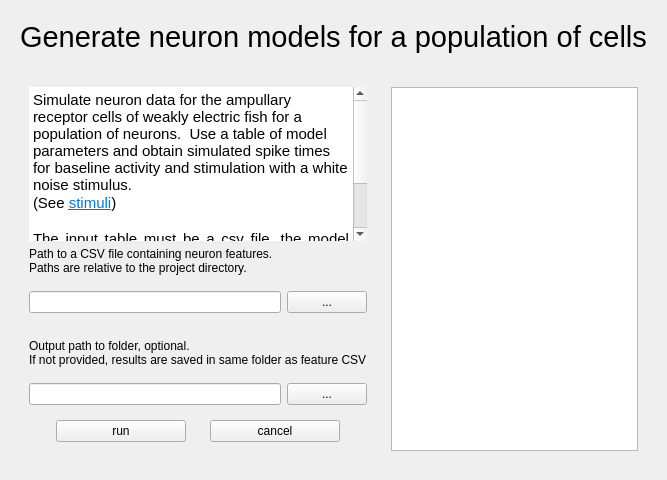
<?xml version="1.0" encoding="UTF-8"?>
<ui version="4.0">
 <class>PopulationGenerator</class>
 <widget class="QWidget" name="PopulationGenerator">
  <property name="geometry">
   <rect>
    <x>0</x>
    <y>0</y>
    <width>640</width>
    <height>480</height>
   </rect>
  </property>
  <property name="windowTitle">
   <string>Form</string>
  </property>
  <layout class="QVBoxLayout" name="verticalLayout">
   <item>
    <widget class="QWidget" name="tc_header" native="true">
     <layout class="QHBoxLayout" name="horizontalLayout_4">
      <item>
       <widget class="QLabel" name="tc_title">
        <property name="font">
         <font>
          <family>Ubuntu</family>
          <pointsize>22</pointsize>
         </font>
        </property>
        <property name="text">
         <string>Generate neuron models for a population of cells</string>
        </property>
        <property name="role" stdset="0">
         <string>title</string>
        </property>
       </widget>
      </item>
     </layout>
    </widget>
   </item>
   <item>
    <widget class="QWidget" name="tc_content" native="true">
     <layout class="QHBoxLayout" name="horizontalLayout_8">
      <item>
       <widget class="QWidget" name="tc_left_box" native="true">
        <layout class="QVBoxLayout" name="verticalLayout_27" stretch="0,0,0,0,0,0,0,0,0,1">
         <item>
          <widget class="QTextBrowser" name="tc_info">
           <property name="frameShape">
            <enum>QFrame::Shape::NoFrame</enum>
           </property>
           <property name="html">
            <string>&lt;!DOCTYPE HTML PUBLIC &quot;-//W3C//DTD HTML 4.0//EN&quot; &quot;http://www.w3.org/TR/REC-html40/strict.dtd&quot;&gt;
&lt;html&gt;&lt;head&gt;&lt;meta name=&quot;qrichtext&quot; content=&quot;1&quot; /&gt;&lt;meta charset=&quot;utf-8&quot; /&gt;&lt;style type=&quot;text/css&quot;&gt;
p, li { white-space: pre-wrap; }
hr { height: 1px; border-width: 0; }
li.unchecked::marker { content: &quot;\2610&quot;; }
li.checked::marker { content: &quot;\2612&quot;; }
&lt;/style&gt;&lt;/head&gt;&lt;body style=&quot; font-family:'.AppleSystemUIFont'; font-size:13pt; font-weight:400; font-style:normal;&quot;&gt;
&lt;p style=&quot; margin-top:0px; margin-bottom:0px; margin-left:0px; margin-right:0px; -qt-block-indent:0; text-indent:0px;&quot;&gt;&lt;span style=&quot; font-family:'Ubuntu'; font-size:11pt;&quot;&gt;Simulate neuron data for the ampullary receptor cells of weakly electric fish for a population of neurons.  Use a table of model parameters and obtain simulated spike times for baseline activity and stimulation with a white noise stimulus.&lt;/span&gt;&lt;/p&gt;
&lt;p style=&quot; margin-top:0px; margin-bottom:0px; margin-left:0px; margin-right:0px; -qt-block-indent:0; text-indent:0px;&quot;&gt;&lt;span style=&quot; font-family:'Ubuntu'; font-size:11pt;&quot;&gt;(See &lt;/span&gt;&lt;a href=&quot;../../stimuli&quot;&gt;&lt;span style=&quot; font-family:'Ubuntu'; font-size:11pt; text-decoration: underline; color:#007acc;&quot;&gt;stimuli&lt;/span&gt;&lt;/a&gt;&lt;span style=&quot; font-family:'Ubuntu'; font-size:11pt;&quot;&gt;)&lt;/span&gt;&lt;/p&gt;
&lt;p align=&quot;justify&quot; style=&quot;-qt-paragraph-type:empty; margin-top:0px; margin-bottom:0px; margin-left:0px; margin-right:0px; -qt-block-indent:0; text-indent:0px; font-family:'Ubuntu'; font-size:11pt;&quot;&gt;&lt;br /&gt;&lt;/p&gt;
&lt;p align=&quot;justify&quot; style=&quot; margin-top:0px; margin-bottom:0px; margin-left:0px; margin-right:0px; -qt-block-indent:0; text-indent:0px;&quot;&gt;&lt;span style=&quot; font-family:'Ubuntu'; font-size:11pt;&quot;&gt;The input table must be a csv file, the model parameter in the same order as in the single simulation version. For example see&lt;/span&gt;&lt;/p&gt;
&lt;p align=&quot;justify&quot; style=&quot; margin-top:0px; margin-bottom:0px; margin-left:0px; margin-right:0px; -qt-block-indent:0; text-indent:0px;&quot;&gt;&lt;a href=&quot;../../examples/example_features.csv&quot;&gt;&lt;span style=&quot; font-family:'Ubuntu'; font-size:11pt; text-decoration: underline; color:#007acc;&quot;&gt;example_features.csv&lt;/span&gt;&lt;/a&gt;&lt;/p&gt;
&lt;p align=&quot;justify&quot; style=&quot;-qt-paragraph-type:empty; margin-top:0px; margin-bottom:0px; margin-left:0px; margin-right:0px; -qt-block-indent:0; text-indent:0px; font-family:'Ubuntu'; font-size:11pt;&quot;&gt;&lt;br /&gt;&lt;/p&gt;&lt;/body&gt;&lt;/html&gt;</string>
           </property>
          </widget>
         </item>
         <item>
          <widget class="QLabel" name="tc_input_label">
           <property name="text">
            <string>Path to a CSV file containing neuron features.
Paths are relative to the project directory.</string>
           </property>
          </widget>
         </item>
         <item>
          <spacer name="verticalSpacer_10">
           <property name="orientation">
            <enum>Qt::Orientation::Vertical</enum>
           </property>
           <property name="sizeType">
            <enum>QSizePolicy::Policy::Fixed</enum>
           </property>
           <property name="sizeHint" stdset="0">
            <size>
             <width>20</width>
             <height>10</height>
            </size>
           </property>
          </spacer>
         </item>
         <item>
          <layout class="QHBoxLayout" name="horizontalLayout">
           <item>
            <widget class="QLineEdit" name="input_path"/>
           </item>
           <item>
            <widget class="QPushButton" name="open_input_btn">
             <property name="text">
              <string>...</string>
             </property>
            </widget>
           </item>
          </layout>
         </item>
         <item>
          <spacer name="verticalSpacer_9">
           <property name="orientation">
            <enum>Qt::Orientation::Vertical</enum>
           </property>
           <property name="sizeType">
            <enum>QSizePolicy::Policy::Fixed</enum>
           </property>
           <property name="sizeHint" stdset="0">
            <size>
             <width>20</width>
             <height>20</height>
            </size>
           </property>
          </spacer>
         </item>
         <item>
          <widget class="QLabel" name="tc_output_label">
           <property name="text">
            <string>Output path to folder, optional.
If not provided, results are saved in same folder as feature CSV</string>
           </property>
          </widget>
         </item>
         <item>
          <spacer name="verticalSpacer_8">
           <property name="orientation">
            <enum>Qt::Orientation::Vertical</enum>
           </property>
           <property name="sizeType">
            <enum>QSizePolicy::Policy::Fixed</enum>
           </property>
           <property name="sizeHint" stdset="0">
            <size>
             <width>20</width>
             <height>10</height>
            </size>
           </property>
          </spacer>
         </item>
         <item>
          <layout class="QHBoxLayout" name="horizontalLayout_2">
           <item>
            <widget class="QLineEdit" name="output_path"/>
           </item>
           <item>
            <widget class="QPushButton" name="open_output_btn">
             <property name="text">
              <string>...</string>
             </property>
            </widget>
           </item>
          </layout>
         </item>
         <item>
          <widget class="QWidget" name="tc_control_widget" native="true">
           <layout class="QHBoxLayout" name="horizontalLayout_11">
            <item>
             <widget class="QPushButton" name="btn_run">
              <property name="sizePolicy">
               <sizepolicy hsizetype="Fixed" vsizetype="Fixed">
                <horstretch>0</horstretch>
                <verstretch>0</verstretch>
               </sizepolicy>
              </property>
              <property name="minimumSize">
               <size>
                <width>130</width>
                <height>0</height>
               </size>
              </property>
              <property name="maximumSize">
               <size>
                <width>130</width>
                <height>16777215</height>
               </size>
              </property>
              <property name="text">
               <string>run</string>
              </property>
             </widget>
            </item>
            <item>
             <widget class="QPushButton" name="btn_cancel">
              <property name="sizePolicy">
               <sizepolicy hsizetype="Fixed" vsizetype="Fixed">
                <horstretch>0</horstretch>
                <verstretch>0</verstretch>
               </sizepolicy>
              </property>
              <property name="minimumSize">
               <size>
                <width>130</width>
                <height>0</height>
               </size>
              </property>
              <property name="maximumSize">
               <size>
                <width>130</width>
                <height>16777215</height>
               </size>
              </property>
              <property name="text">
               <string>cancel</string>
              </property>
             </widget>
            </item>
           </layout>
          </widget>
         </item>
         <item>
          <spacer name="tc_verticalSpacer_1">
           <property name="orientation">
            <enum>Qt::Orientation::Vertical</enum>
           </property>
           <property name="sizeHint" stdset="0">
            <size>
             <width>20</width>
             <height>40</height>
            </size>
           </property>
          </spacer>
         </item>
        </layout>
       </widget>
      </item>
      <item>
       <widget class="QWidget" name="tc_right_box" native="true">
        <layout class="QVBoxLayout" name="verticalLayout_28">
         <item>
          <widget class="QPlainTextEdit" name="tc_text_output">
           <property name="readOnly">
            <bool>true</bool>
           </property>
          </widget>
         </item>
        </layout>
       </widget>
      </item>
     </layout>
    </widget>
   </item>
  </layout>
 </widget>
 <resources/>
 <connections/>
</ui>
